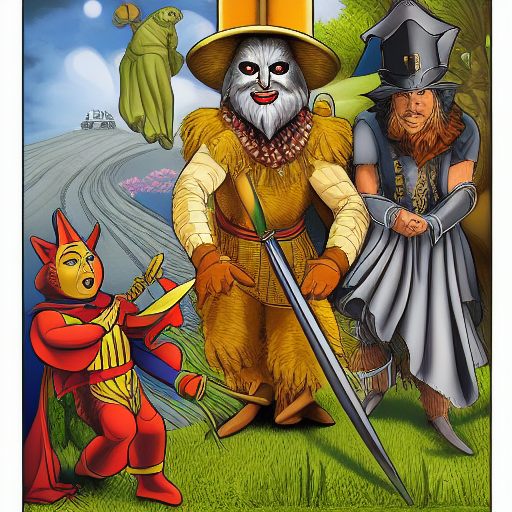
#> input picture images/cards/thefool_v1.png, 512 x 512 px, found by its file name; its folder holds only this picture in this run
$ python add_card_elements.py --file images/cards/thefool_v1.png   (older library calls are emulated)
#> lines starting #> are read from the running program, lines starting #| are printed output that depends on the picture
#!/usr/bin/env python3
"""
Tarot Card Element Adder - Adds borders, nameplates, and numerals to tarot card images
"""

import os
import sys
import json
import argparse
from pathlib import Path
from PIL import Image, ImageDraw, ImageFont, ImageEnhance, ImageFilter

# Configuration
CARDS_DIR = "images/cards"
BORDERS_DIR = "elements/borders"
NAMEPLATES_DIR = "elements/nameplates"
NUMERALS_DIR = "elements/numerals"
OUTPUT_DIR = "images/final"
CONFIG_FILE = "config/elements_config.json"

# Tarot card definitions
MAJOR_ARCANA = [
    {"name": "The Fool", "numeral": "0"},
    {"name": "The Magician", "numeral": "I"},
    {"name": "The High Priestess", "numeral": "II"},
    {"name": "The Empress", "numeral": "III"},
    {"name": "The Emperor", "numeral": "IV"},
    {"name": "The Hierophant", "numeral": "V"},
    {"name": "The Lovers", "numeral": "VI"},
    {"name": "The Chariot", "numeral": "VII"},
    {"name": "Strength", "numeral": "VIII"},
    {"name": "The Hermit", "numeral": "IX"},
    {"name": "Wheel of Fortune", "numeral": "X"},
    {"name": "Justice", "numeral": "XI"},
    {"name": "The Hanged Man", "numeral": "XII"},
    {"name": "Death", "numeral": "XIII"},
    {"name": "Temperance", "numeral": "XIV"},
    {"name": "The Devil", "numeral": "XV"},
    {"name": "The Tower", "numeral": "XVI"},
    {"name": "The Star", "numeral": "XVII"},
    {"name": "The Moon", "numeral": "XVIII"},
    {"name": "The Sun", "numeral": "XIX"},
    {"name": "Judgement", "numeral": "XX"},
    {"name": "The World", "numeral": "XXI"}
]

def load_config():
    """Load element configuration from file or create default"""
    if os.path.exists(CONFIG_FILE):
        try:
            with open(CONFIG_FILE, 'r') as f:
                return json.load(f)
        except Exception as e:
            print(f"Error loading config: {e}")
            return create_default_config()
    else:
        return create_default_config()

def create_default_config():
    """Create default element configuration"""
    config = {
        "border": {
            "file": "default_border.png",
            "opacity": 0.9
        },
        "nameplate": {
            "file": "default_nameplate.png",
            "position": "bottom",
            "offset_y": -50,
            "opacity": 0.9
        },
        "numeral": {
            "file": "default_numeral.png",
            "position": "top",
            "offset_y": 50,
            "opacity": 0.9
        },
        "text": {
            "font": "Arial",
            "size": 60,
            "color": "#FFFFFF",
            "stroke_width": 2,
            "stroke_color": "#000000",
            "position": "bottom",
            "offset_y": -50
        },
        "use_custom_elements": {
            "border": True,
            "nameplate": True,
            "numeral": True,
            "text": True
        }
    }

    # Save default config
    os.makedirs(os.path.dirname(CONFIG_FILE), exist_ok=True)
    with open(CONFIG_FILE, 'w') as f:
        json.dump(config, f, indent=4)

    return config

def save_config(config):
    """Save configuration to file"""
    os.makedirs(os.path.dirname(CONFIG_FILE), exist_ok=True)
    with open(CONFIG_FILE, 'w') as f:
        json.dump(config, f, indent=4)
    print(f"Configuration saved to {CONFIG_FILE}")

def ensure_directories():
    """Ensure all required directories exist"""
    os.makedirs(CARDS_DIR, exist_ok=True)
    os.makedirs(BORDERS_DIR, exist_ok=True)
    os.makedirs(NAMEPLATES_DIR, exist_ok=True)
    os.makedirs(NUMERALS_DIR, exist_ok=True)
    os.makedirs(OUTPUT_DIR, exist_ok=True)

def get_card_info(filename):
    """Get card name and numeral from filename"""
#> called with filename = 'images/cards/thefool_v1.png'
    # Remove extension and variation suffix
    base_name = os.path.splitext(filename)[0]
    if "_v" in base_name:
        base_name = base_name.split("_v")[0]

    # Convert to title case and replace underscores with spaces
    card_name = base_name.replace("_", " ").title()

    # Find matching card in MAJOR_ARCANA
    for card in MAJOR_ARCANA:
        if card["name"].lower().replace(" ", "") == base_name.lower():
            return card["name"], card["numeral"]

    # If not found in major arcana, try to parse it
    if "of" in card_name:
        parts = card_name.split("Of")
        if len(parts) == 2:
            rank, suit = parts
            return f"{rank.strip()} of {suit.strip()}", ""

    # Default to filename and empty numeral
    return card_name, ""

def add_border(image, config):
    """Add border to image"""
    if not config["use_custom_elements"]["border"]:
        return image

    border_path = os.path.join(BORDERS_DIR, config["border"]["file"])
    if not os.path.exists(border_path):
        print(f"Warning: Border file not found: {border_path}")
        return image

    try:
        border = Image.open(border_path).convert("RGBA")
        border = border.resize(image.size, Image.LANCZOS)

        # Apply opacity
        opacity = config["border"]["opacity"]
        if opacity < 1.0:
            r, g, b, a = border.split()
            a = ImageEnhance.Brightness(a).enhance(opacity)
            border = Image.merge("RGBA", (r, g, b, a))

        # Composite border onto image
        composite = Image.alpha_composite(image, border)
        return composite
    except Exception as e:
        print(f"Error adding border: {e}")
        return image

def add_nameplate(image, card_name, config):
    """Add nameplate to image"""
    if not config["use_custom_elements"]["nameplate"]:
        return image

    nameplate_path = os.path.join(NAMEPLATES_DIR, config["nameplate"]["file"])
    if not os.path.exists(nameplate_path):
        print(f"Warning: Nameplate file not found: {nameplate_path}")
        return image

    try:
        nameplate = Image.open(nameplate_path).convert("RGBA")

        # Resize nameplate to appropriate width (70% of image width)
        width_ratio = 0.7
        new_width = int(image.width * width_ratio)
        ratio = new_width / nameplate.width
        new_height = int(nameplate.height * ratio)
        nameplate = nameplate.resize((new_width, new_height), Image.LANCZOS)

        # Calculate position
        position = config["nameplate"]["position"]
        offset_y = config["nameplate"]["offset_y"]

        x = (image.width - nameplate.width) // 2
        if position == "top":
            y = offset_y
        elif position == "bottom":
            y = image.height - nameplate.height + offset_y
        else:  # center
            y = (image.height - nameplate.height) // 2 + offset_y

        # Apply opacity
        opacity = config["nameplate"]["opacity"]
        if opacity < 1.0:
            r, g, b, a = nameplate.split()
            a = ImageEnhance.Brightness(a).enhance(opacity)
            nameplate = Image.merge("RGBA", (r, g, b, a))

        # Create a temporary image for the nameplate
        temp = Image.new("RGBA", image.size, (0, 0, 0, 0))
        temp.paste(nameplate, (x, y), nameplate)

        # Composite nameplate onto image
        composite = Image.alpha_composite(image, temp)
        return composite
    except Exception as e:
        print(f"Error adding nameplate: {e}")
        return image

def add_numeral(image, numeral, config):
    """Add numeral to image"""
    if not numeral or not config["use_custom_elements"]["numeral"]:
        return image

    numeral_path = os.path.join(NUMERALS_DIR, config["numeral"]["file"])
    if not os.path.exists(numeral_path):
        print(f"Warning: Numeral file not found: {numeral_path}")
        return image

    try:
        numeral_img = Image.open(numeral_path).convert("RGBA")

        # Resize numeral to appropriate width (20% of image width)
        width_ratio = 0.2
        new_width = int(image.width * width_ratio)
        ratio = new_width / numeral_img.width
        new_height = int(numeral_img.height * ratio)
        numeral_img = numeral_img.resize((new_width, new_height), Image.LANCZOS)

        # Calculate position
        position = config["numeral"]["position"]
        offset_y = config["numeral"]["offset_y"]

        x = (image.width - numeral_img.width) // 2
        if position == "top":
            y = offset_y
        elif position == "bottom":
            y = image.height - numeral_img.height + offset_y
        else:  # center
            y = (image.height - numeral_img.height) // 2 + offset_y

        # Apply opacity
        opacity = config["numeral"]["opacity"]
        if opacity < 1.0:
            r, g, b, a = numeral_img.split()
            a = ImageEnhance.Brightness(a).enhance(opacity)
            numeral_img = Image.merge("RGBA", (r, g, b, a))

        # Create a temporary image for the numeral
        temp = Image.new("RGBA", image.size, (0, 0, 0, 0))
        temp.paste(numeral_img, (x, y), numeral_img)

        # Composite numeral onto image
        composite = Image.alpha_composite(image, temp)
        return composite
    except Exception as e:
        print(f"Error adding numeral: {e}")
        return image

def add_text(image, card_name, numeral, config):
    """Add text to image"""
#> called with card_name = 'Images/Cards/Thefool', numeral = ''
    if not config["use_custom_elements"]["text"]:
        return image

    try:
        # Create a drawing context
        draw = ImageDraw.Draw(image)

        # Get font
        font_name = config["text"]["font"]
        font_size = config["text"]["size"]

        try:
            font = ImageFont.truetype(font_name, font_size)
        except:
            # Fallback to default font
            font = ImageFont.load_default()
            font_size = 40

        # Calculate position for card name
        text_width, text_height = draw.textsize(card_name, font=font)
#> text_width = 654; text_height = 68
        position = config["text"]["position"]
        offset_y = config["text"]["offset_y"]

        x = (image.width - text_width) // 2
#> x = -71
        if position == "top":
            y = offset_y
        elif position == "bottom":
            y = image.height - text_height + offset_y
#> y = 394
        else:  # center
            y = (image.height - text_height) // 2 + offset_y

        # Draw text with stroke
        stroke_width = config["text"]["stroke_width"]
        stroke_color = config["text"]["stroke_color"]
        text_color = config["text"]["color"]

        # Draw stroke
        if stroke_width > 0:
            for dx in range(-stroke_width, stroke_width + 1):
                for dy in range(-stroke_width, stroke_width + 1):
                    if dx*dx + dy*dy <= stroke_width*stroke_width:
                        draw.text((x + dx, y + dy), card_name, font=font, fill=stroke_color)

        # Draw text
        draw.text((x, y), card_name, font=font, fill=text_color)

        # Add numeral if available
        if numeral:
            numeral_width, numeral_height = draw.textsize(numeral, font=font)
            numeral_x = (image.width - numeral_width) // 2
            numeral_y = y - numeral_height - 20  # Above the card name

            # Draw stroke for numeral
            if stroke_width > 0:
                for dx in range(-stroke_width, stroke_width + 1):
                    for dy in range(-stroke_width, stroke_width + 1):
                        if dx*dx + dy*dy <= stroke_width*stroke_width:
                            draw.text((numeral_x + dx, numeral_y + dy), numeral, font=font, fill=stroke_color)

            # Draw numeral
            draw.text((numeral_x, numeral_y), numeral, font=font, fill=text_color)

        return image
    except Exception as e:
        print(f"Error adding text: {e}")
        return image

def process_card(filename, config):
    """Process a single card image"""
    input_path = os.path.join(CARDS_DIR, filename)
    output_path = os.path.join(OUTPUT_DIR, filename)

    try:
        # Open image
        image = Image.open(input_path).convert("RGBA")

        # Get card info
        card_name, numeral = get_card_info(filename)

        # Add elements
        image = add_border(image, config)
        image = add_nameplate(image, card_name, config)
        image = add_numeral(image, numeral, config)
        image = add_text(image, card_name, numeral, config)
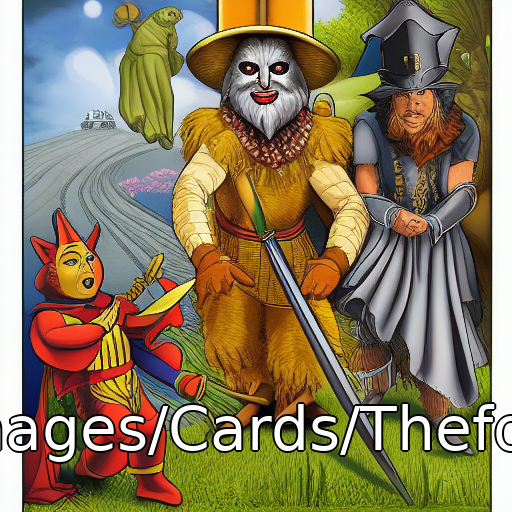
#> image: PIL image 512x512 RGBA; mean R, G, B, A 136.5, 122.1, 89.8, 255

        # Save final image
        image.save(output_path)
        print(f"Processed: {filename}")
        return True
    except Exception as e:
        print(f"Error processing {filename}: {e}")
        return False

def main():
    """Main function"""
    parser = argparse.ArgumentParser(description="Add borders, nameplates, and numerals to tarot card images")
    parser.add_argument("--configure", action="store_true", help="Configure element settings")
    parser.add_argument("--file", type=str, help="Process a specific file")
    parser.add_argument("--all", action="store_true", help="Process all files in the cards directory")

    args = parser.parse_args()

    print("Tarot Card Element Adder")
    print("=======================")

    # Ensure directories exist
    ensure_directories()

    # Load configuration
    config = load_config()

    # Configure mode
    if args.configure:
        print("\nConfigure Element Settings")
        print("========================")

        # Border settings
        print("\nBorder Settings:")
        use_border = input(f"Use custom border? (Y/N, current: {'Y' if config['use_custom_elements']['border'] else 'N'}): ").strip().lower()
        if use_border == 'y':
            config["use_custom_elements"]["border"] = True

            # List available borders
            borders = [f for f in os.listdir(BORDERS_DIR) if f.endswith(('.png', '.jpg', '.jpeg'))]
            if borders:
                print("\nAvailable borders:")
                for i, border in enumerate(borders):
                    print(f"{i+1}. {border}")

                try:
                    choice = int(input(f"Select border (1-{len(borders)}, current: {config['border']['file']}): "))
                    if 1 <= choice <= len(borders):
                        config["border"]["file"] = borders[choice-1]
                except ValueError:
                    print("Invalid choice. Keeping current border.")
            else:
                print("No border files found. Please add border images to the elements/borders directory.")

            # Border opacity
            try:
                opacity = float(input(f"Border opacity (0.0-1.0, current: {config['border']['opacity']}): "))
                if 0.0 <= opacity <= 1.0:
                    config["border"]["opacity"] = opacity
            except ValueError:
                print("Invalid opacity. Keeping current value.")
        elif use_border == 'n':
            config["use_custom_elements"]["border"] = False

        # Nameplate settings
        print("\nNameplate Settings:")
        use_nameplate = input(f"Use custom nameplate? (Y/N, current: {'Y' if config['use_custom_elements']['nameplate'] else 'N'}): ").strip().lower()
        if use_nameplate == 'y':
            config["use_custom_elements"]["nameplate"] = True

            # List available nameplates
            nameplates = [f for f in os.listdir(NAMEPLATES_DIR) if f.endswith(('.png', '.jpg', '.jpeg'))]
            if nameplates:
                print("\nAvailable nameplates:")
                for i, nameplate in enumerate(nameplates):
                    print(f"{i+1}. {nameplate}")

                try:
                    choice = int(input(f"Select nameplate (1-{len(nameplates)}, current: {config['nameplate']['file']}): "))
                    if 1 <= choice <= len(nameplates):
                        config["nameplate"]["file"] = nameplates[choice-1]
                except ValueError:
                    print("Invalid choice. Keeping current nameplate.")
            else:
                print("No nameplate files found. Please add nameplate images to the elements/nameplates directory.")

            # Nameplate position
            position = input(f"Nameplate position (top/center/bottom, current: {config['nameplate']['position']}): ").strip().lower()
            if position in ['top', 'center', 'bottom']:
                config["nameplate"]["position"] = position

            # Nameplate offset
            try:
                offset = int(input(f"Nameplate Y offset (current: {config['nameplate']['offset_y']}): "))
                config["nameplate"]["offset_y"] = offset
            except ValueError:
                print("Invalid offset. Keeping current value.")

            # Nameplate opacity
            try:
                opacity = float(input(f"Nameplate opacity (0.0-1.0, current: {config['nameplate']['opacity']}): "))
                if 0.0 <= opacity <= 1.0:
                    config["nameplate"]["opacity"] = opacity
            except ValueError:
                print("Invalid opacity. Keeping current value.")
        elif use_nameplate == 'n':
            config["use_custom_elements"]["nameplate"] = False

        # Numeral settings
        print("\nNumeral Settings:")
        use_numeral = input(f"Use custom numeral plate? (Y/N, current: {'Y' if config['use_custom_elements']['numeral'] else 'N'}): ").strip().lower()
        if use_numeral == 'y':
            config["use_custom_elements"]["numeral"] = True

            # List available numerals
            numerals = [f for f in os.listdir(NUMERALS_DIR) if f.endswith(('.png', '.jpg', '.jpeg'))]
            if numerals:
                print("\nAvailable numeral plates:")
                for i, numeral in enumerate(numerals):
                    print(f"{i+1}. {numeral}")

                try:
                    choice = int(input(f"Select numeral plate (1-{len(numerals)}, current: {config['numeral']['file']}): "))
                    if 1 <= choice <= len(numerals):
                        config["numeral"]["file"] = numerals[choice-1]
                except ValueError:
                    print("Invalid choice. Keeping current numeral plate.")
            else:
                print("No numeral files found. Please add numeral images to the elements/numerals directory.")

            # Numeral position
            position = input(f"Numeral position (top/center/bottom, current: {config['numeral']['position']}): ").strip().lower()
            if position in ['top', 'center', 'bottom']:
                config["numeral"]["position"] = position

            # Numeral offset
            try:
                offset = int(input(f"Numeral Y offset (current: {config['numeral']['offset_y']}): "))
                config["numeral"]["offset_y"] = offset
            except ValueError:
                print("Invalid offset. Keeping current value.")

            # Numeral opacity
            try:
                opacity = float(input(f"Numeral opacity (0.0-1.0, current: {config['numeral']['opacity']}): "))
                if 0.0 <= opacity <= 1.0:
                    config["numeral"]["opacity"] = opacity
            except ValueError:
                print("Invalid opacity. Keeping current value.")
        elif use_numeral == 'n':
            config["use_custom_elements"]["numeral"] = False

        # Text settings
        print("\nText Settings:")
        use_text = input(f"Add text directly to cards? (Y/N, current: {'Y' if config['use_custom_elements']['text'] else 'N'}): ").strip().lower()
        if use_text == 'y':
            config["use_custom_elements"]["text"] = True

            # Font
            font = input(f"Font name (current: {config['text']['font']}): ")
            if font:
                config["text"]["font"] = font

            # Font size
            try:
                size = int(input(f"Font size (current: {config['text']['size']}): "))
                if size > 0:
                    config["text"]["size"] = size
            except ValueError:
                print("Invalid size. Keeping current value.")

            # Text color
            color = input(f"Text color (hex code, current: {config['text']['color']}): ")
            if color:
                config["text"]["color"] = color

            # Stroke width
            try:
                width = int(input(f"Stroke width (0 for none, current: {config['text']['stroke_width']}): "))
                if width >= 0:
                    config["text"]["stroke_width"] = width
            except ValueError:
                print("Invalid width. Keeping current value.")

            # Stroke color
            if config["text"]["stroke_width"] > 0:
                color = input(f"Stroke color (hex code, current: {config['text']['stroke_color']}): ")
                if color:
                    config["text"]["stroke_color"] = color

            # Text position
            position = input(f"Text position (top/center/bottom, current: {config['text']['position']}): ").strip().lower()
            if position in ['top', 'center', 'bottom']:
                config["text"]["position"] = position

            # Text offset
            try:
                offset = int(input(f"Text Y offset (current: {config['text']['offset_y']}): "))
                config["text"]["offset_y"] = offset
            except ValueError:
                print("Invalid offset. Keeping current value.")
        elif use_text == 'n':
            config["use_custom_elements"]["text"] = False

        # Save configuration
        save_config(config)
        print("\nConfiguration updated.")

        # Ask if user wants to process cards
        process_cards = input("\nProcess cards now? (Y/N): ").strip().lower()
        if process_cards != 'y':
            return 0

    # Process specific file
    if args.file:
        if os.path.exists(os.path.join(CARDS_DIR, args.file)):
            process_card(args.file, config)
        else:
            print(f"Error: File not found: {args.file}")
            return 1

    # Process all files
    elif args.all or (not args.configure and not args.file):
        card_files = [f for f in os.listdir(CARDS_DIR) if f.endswith(('.png', '.jpg', '.jpeg'))]
        if not card_files:
            print("No card images found in the cards directory.")
            return 1

        print(f"\nProcessing {len(card_files)} card images...")

        success_count = 0
        for filename in card_files:
            if process_card(filename, config):
                success_count += 1

        print(f"\nProcessed {success_count} of {len(card_files)} cards successfully.")
        print(f"Check the {OUTPUT_DIR} directory for the processed images.")

    return 0

if __name__ == "__main__":
    try:
        exit_code = main()
        exit(exit_code)
#> (the program exits here)
